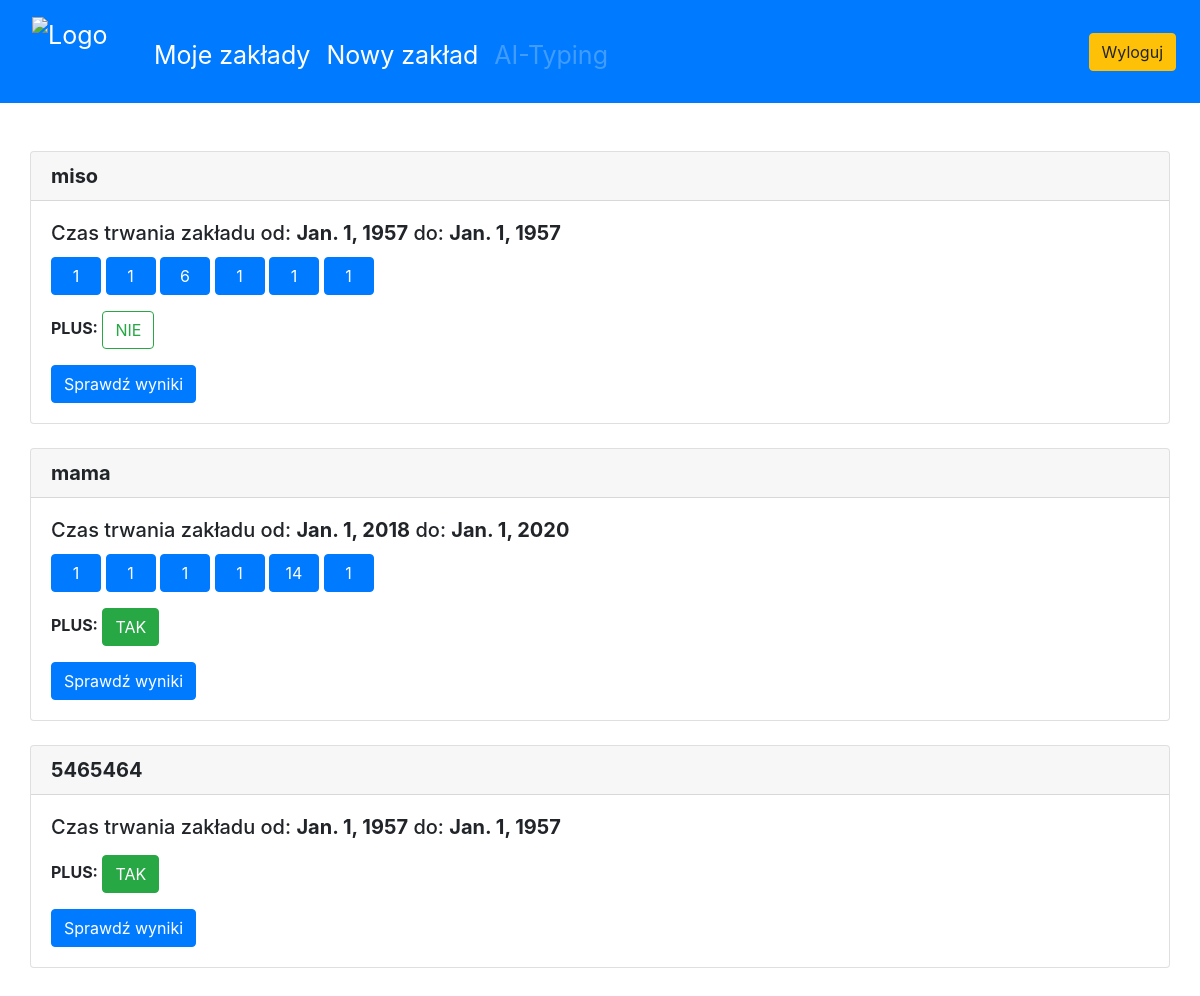
The app's page /list/ (signed in) with its own data.
### main/models.py (models this page shows, shortened)
class UserBet(models.Model):
    user = models.ForeignKey(User, on_delete=models.CASCADE, related_name="userbet", null=True)
    name = models.CharField(max_length=1000, null=False)
    startdate = models.DateField()
    enddate = models.DateField()
    is_plus = models.BooleanField()

class Number(models.Model):
    userbet = models.ForeignKey(UserBet, on_delete=models.CASCADE, db_constraint=False, null=True, blank=True)
    number = models.IntegerField()
    win = models.BooleanField()

### main/views.py (the view)
# urls.py: path("list/",views.list, name="list"),
def list(response):
    bet_list = response.user.userbet.all()
    if response.user.is_anonymous:
        return HttpResponseServerError("<h>500</h> <p>No User. Log in to view this page.</p>")
    else:
        return render(response, "main/list.html", {"bet_list":bet_list})

### main/templates/main/list.html (shortened to what this page needs)
{% extends "main/base.html" %}
{% block content %}
{% for bet in bet_list %}
<div class="card">
    <h5 class="card-header"><b>{{bet.name}}</b></h5>
    <div class="card-body">
      <h5 class="card-title">Czas trwania zakładu od: <b>{{bet.startdate}}</b> do: <b>{{bet.enddate}}</b></h5>
      <p class="card-text">{% for number in bet.number_set.all %}
        <button type="button" class="btn btn-primary custom"> {{ number.number }} </button>
        {% endfor %}</p>
        {% if bet.is_plus == True %}
            <p><b>PLUS:</b> <button type="button" class="btn btn-success"> TAK </button></p>
        {% else %}
            <p><b>PLUS:</b>  <button type="button" class="btn btn-outline-success"> NIE </button></p>
        {% endif %}
      <a href="/{{bet.id}}" class="btn btn-primary">Sprawdź wyniki</a>
    </div>
  </div>
<br>
{% endfor %}
{% endblock %}

### main/templates/main/base.html (style rules this page uses)
.custom { width: 50px !important; }

### records on screen
UserBet: name "miso", startdate "Jan. 1, 1957", enddate "Jan. 1, 1957", shows "PLUS:", is_plus "NIE"
Number: number "1"
Number: number "1"
Number: number "6"
Number: number "1"
Number: number "1"
Number: number "1"
UserBet: name "mama", startdate "Jan. 1, 2018", enddate "Jan. 1, 2020", shows "PLUS:", is_plus "TAK"
Number: number "1"
Number: number "1"
Number: number "1"
Number: number "1"
Number: number "14"
Number: number "1"
UserBet: name "5465464", startdate "Jan. 1, 1957", enddate "Jan. 1, 1957", shows "PLUS:", is_plus "TAK"
